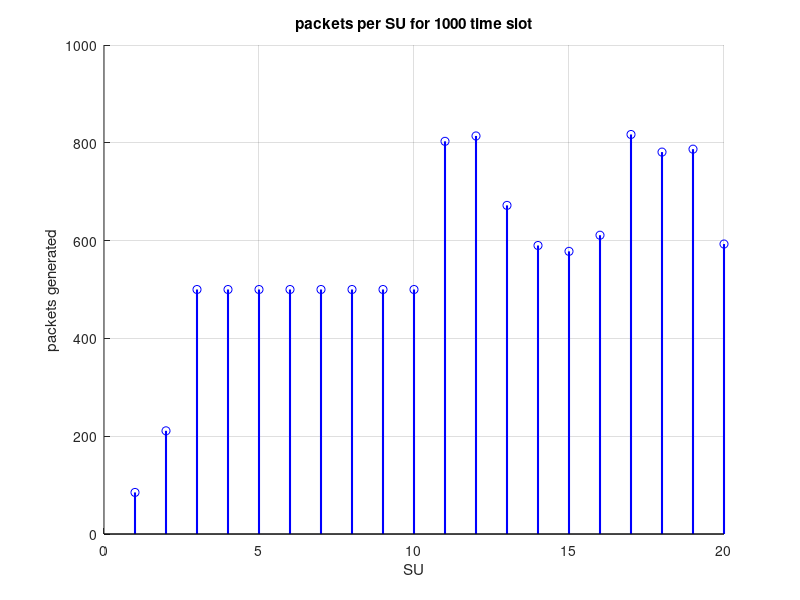

Source code (MATLAB):
y_values1 = [85, 211, 500, 500, 500, 500, 500, 500, 500, 500, 803, 814, 672, 590, 578, 611, 817, 781, 787, 593];

% Create x-axis from 1 to 200
x_values = 1:20;

% Create the plot
figure;
hold on;  % This allows multiple plots on the same figure

% Plot each dataset with different colors/styles
stem(x_values, y_values1, 'b', 'LineWidth', 1.5, 'DisplayName', 'Dataset 1');
% Add more plot lines as needed

hold off;

% Add labels and title
xlabel('SU');
ylabel('packets generated');
title('packets per SU for 1000 time slot');

% Add grid for better readability
grid on;